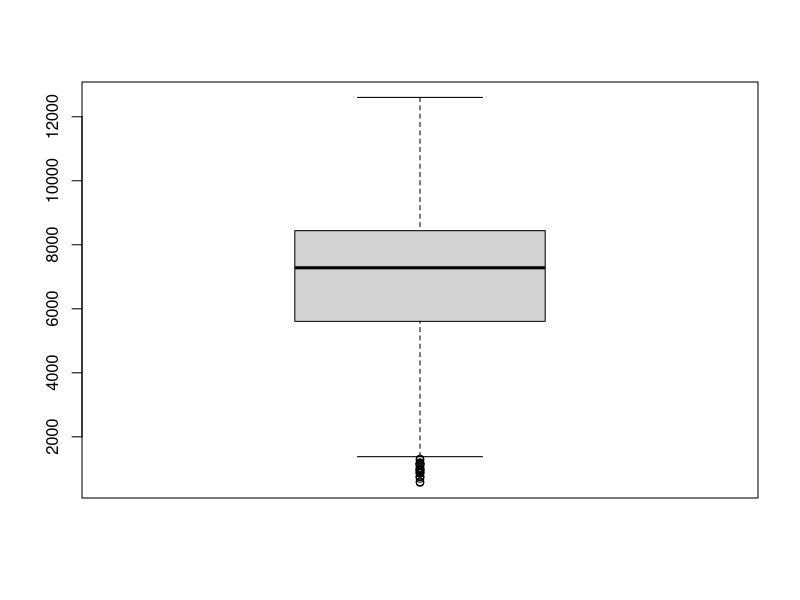
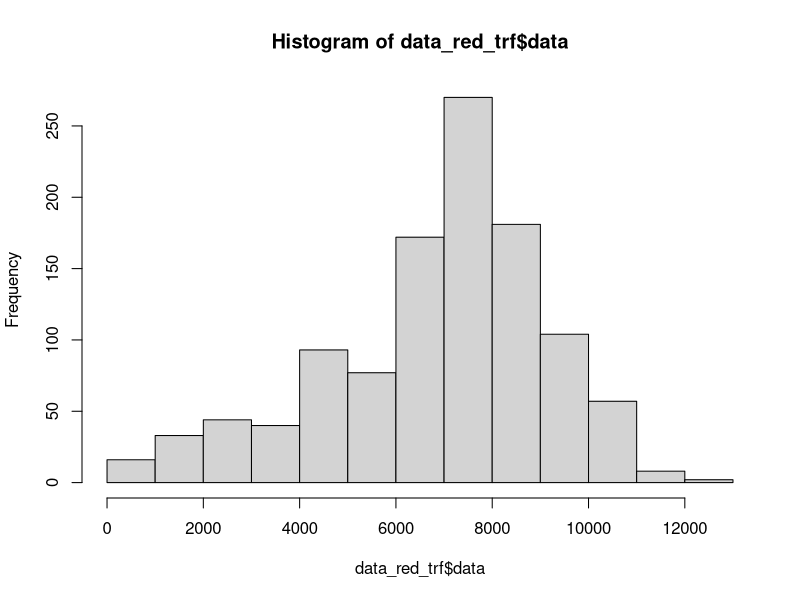
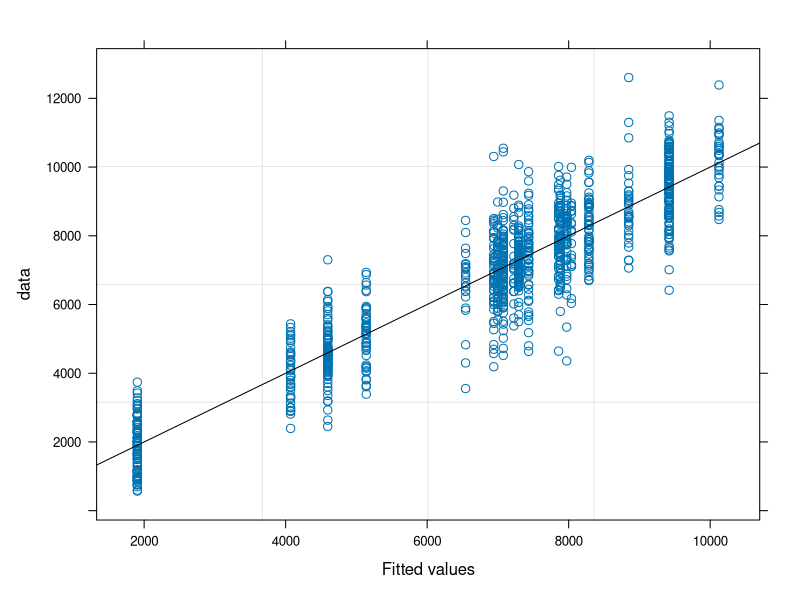
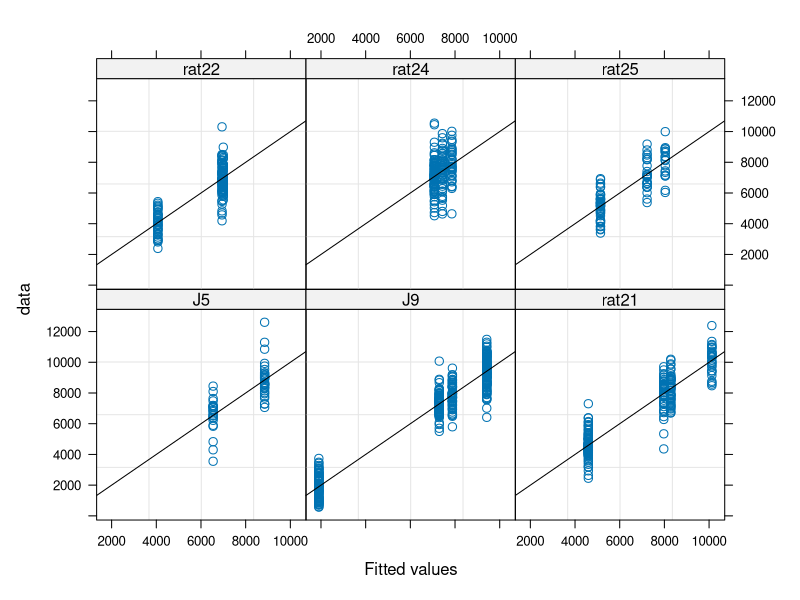
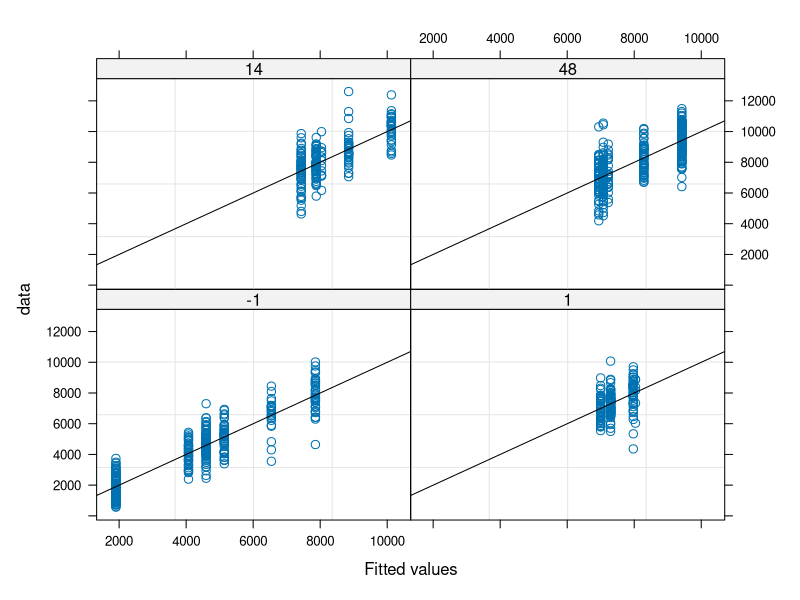
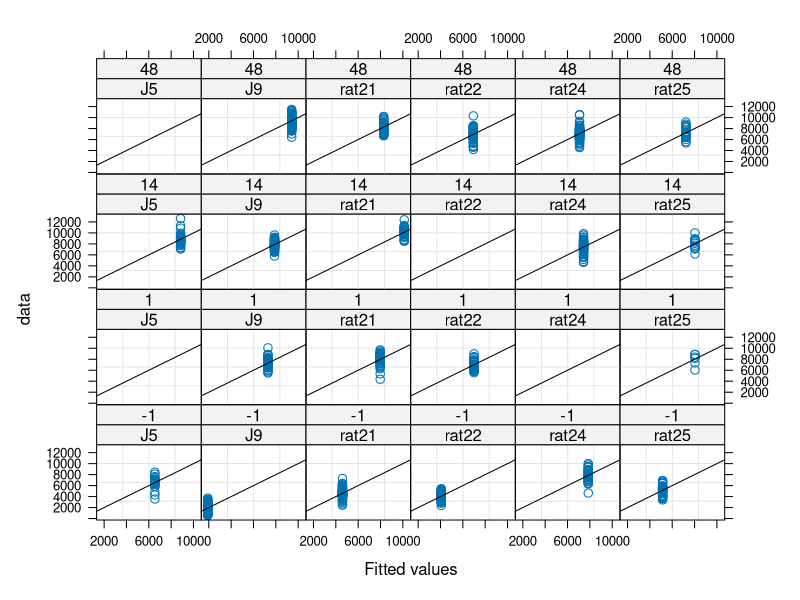
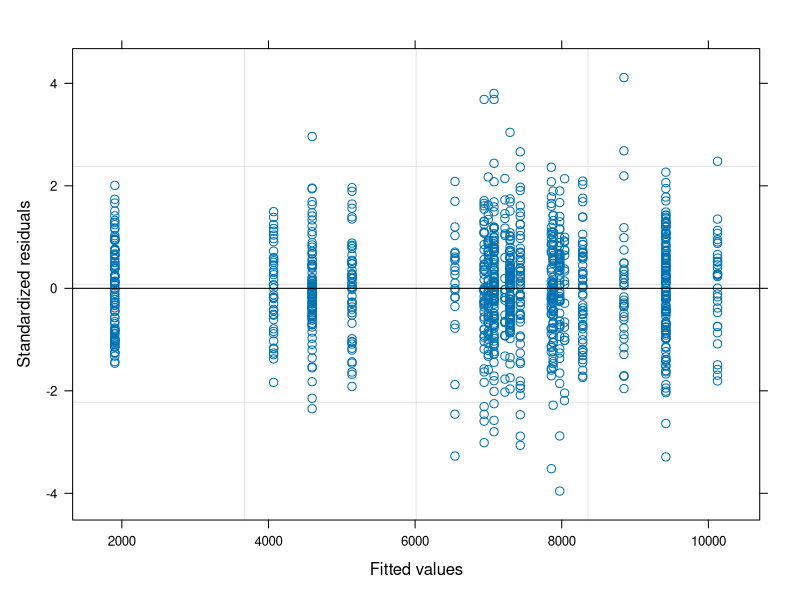
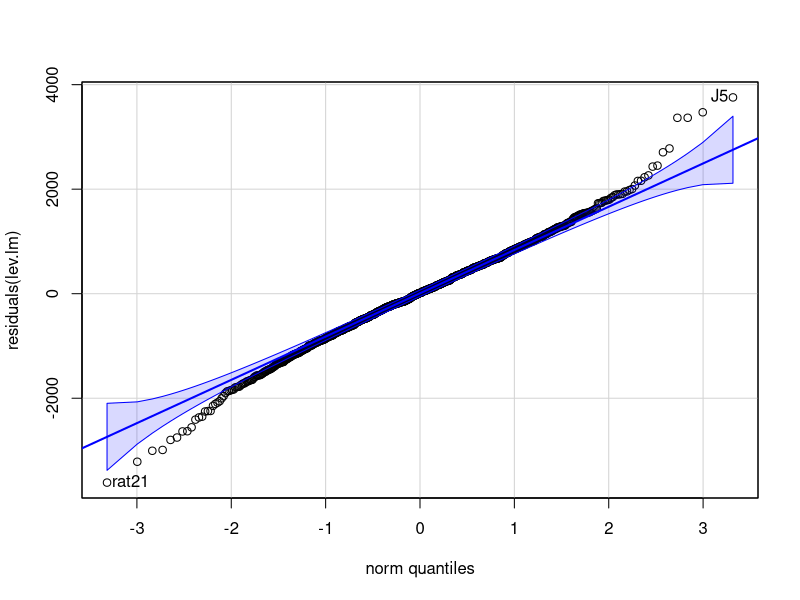

The R source for these figures, in order:
require(nlme)
require(graphics)
require(car)
require(MASS)

library(multcomp)

setwd("./")

# empty environment
rm(list=ls())

# load data
data_all = read.csv("./joints_stanceMid.csv")

####################################################################################

# desired joints
desJointsName <- "ankle"
desJoints     <- as.factor(desJointsName);

# desired days
desDays     <- as.factor(c("-1","1","14","48"));

# desired subjects
desRatID <- as.factor(c("rat21","rat22","rat24","rat25","J5","J9"))

# extract data
data_red <- data_all[data_all$ratID %in% desRatID & data_all$joint %in% desJoints & data_all$des_days %in% desDays,]

data_red$ratID    <- factor(data_red$ratID)
data_red$joint    <- factor(data_red$joint)

data_red$des_days <- as.factor(data_red$des_days)

# Data transformation
data_red_trf      <- data_red
data_red_trf$data <- (data_red_trf$data)^(2)

boxplot(data_red_trf$data)
hist(data_red_trf$data,breaks=10)

############################### Fit model ##########################################

lCtr <- lmeControl(maxIter = 5000, niterEM = 500, msMaxIter=1000, msMaxEval=1000, msVerbose = FALSE, opt = 'optim')

# Days (and intercept) as a random variable (to account for the variability cross subjects)
lev.lm_nonNest_r  <- lme(data ~ des_days, random = ~des_days|ratID, data=data_red_trf, na.action=na.omit, method = "ML", control=lCtr)

lev.lm <- lev.lm_nonNest_r
summary(lev.lm)

############################ assumptions ############################

#### Fitted values

plot(lev.lm, data~fitted(.), abline = c(0,1)) 
plot(lev.lm, data~fitted(.)|ratID, abline = c(0,1))
plot(lev.lm, data~fitted(.)|des_days, abline = c(0,1))
plot(lev.lm, data~fitted(.)|ratID*des_days, abline = c(0,1))


#### Residuals (should have constant variance and be normally distributed)

plot(lev.lm)                       # Residuals (should have constant variance)
qqp(residuals(lev.lm),"norm")      # Residuals (should be normally distributed)

boxplot(residuals(lev.lm))

myx <- seq(min(residuals(lev.lm)), max(residuals(lev.lm)), length.out= 100)
myhist <- hist(residuals(lev.lm),breaks=20)
multiplier <- myhist$counts / myhist$density

varMean <- lev.lm$sigma * mean(fitted(lev.lm)) ^ (2*lev.lm$modelStruct$varStruct)
normal <- dnorm(x = myx, mean = 0, sd = sqrt(varMean))

normal <- dnorm(x = myx, mean = 0, sd = lev.lm$sigma)

lines(myx, normal* multiplier[1], col = "blue", lwd = 2)

shapiro.test(residuals(lev.lm))


#### Random effects (should be normally distributed)

randBase <- ranef(lev.lm)

randEff <- randBase$`(Intercept)`
qqp( randEff )                         # Random effects (should be notmally distributed)
myx <- seq(min(randEff), max(randEff), length.out= 100)
myhist <- hist(randEff)
multiplier <- myhist$counts / myhist$density
normal <- dnorm(x = myx, mean = 0, sd = as.numeric(VarCorr(lev.lm)[1,2]) )
lines(myx, normal*multiplier[1], col = "blue", lwd = 2)

shapiro.test(randEff)

randEff <- randBase$des_days1
qqp( randEff )  

randEff <- randBase$des_days14
qqp( randEff )  

randEff <- randBase$des_days48
qqp( randEff )  

#############################################################################
################################ PREDICTIONS ################################
#############################################################################

# unique values of the factors
pred <- expand.grid(joint=unique(data_red$joint),des_days=unique(data_red$des_days))

# polulation level (level=0) predictions
y=predict(lev.lm, level=0, newdata=pred)
pred$pred_val = y

pred <- pred[order(pred$joint, pred$des_days),]

############ Compute menas ############
# remove non-used columns and NaN
dat_lev.small <- data_red_trf[,c("ratID","joint","des_days","data")]
dat_lev.small <- dat_lev.small[!is.na(dat_lev.small$data),]

# mean over gait cycle and rats
data_red.mean <- aggregate(dat_lev.small$data, by = list(dat_lev.small$joint, dat_lev.small$des_days), FUN = 'mean')
colnames(data_red.mean) <- c("joint","des_days","data_mean")

data_red.mean <- data_red.mean[order(data_red.mean$joint, data_red.mean$des_days),]

pred$data_mean = data_red.mean$data_mean
pred$diff      = pred$pred_val - pred$data_mean
pred$diff_perc = pred$diff/pred$data_mean*100

# mean over gait cycles for each rat
data_red.meanSbj <- aggregate(dat_lev.small$data, by = list(dat_lev.small$ratID, dat_lev.small$joint, dat_lev.small$des_days), FUN = 'mean')
colnames(data_red.meanSbj) <- c("ratID","joint","des_days","data_mean")

# Mean of the means
data_red.meanSbjAll <- aggregate(data_red.meanSbj$data_mean, by = list(data_red.meanSbj$joint, data_red.meanSbj$des_days), FUN = 'mean')
colnames(data_red.meanSbjAll) <- c("joint","des_days","data_mean")

pred$data_mean2 = data_red.meanSbjAll$data_mean

pred$diff2      = pred$pred_val - pred$data_mean2
pred$diff_perc2 = pred$diff2/pred$data_mean2*100


###############################################################################
############################# PREDICTIONS SUBJECTS ############################
###############################################################################

# unique values of the factors
pred.sbj <- expand.grid(ratID=unique(data_red$ratID), joint=unique(data_red$joint), des_days=unique(data_red$des_days))

# polulation level (level=0) predictions
y=predict(lev.lm, level=1, newdata=pred.sbj)
pred.sbj$pred_val = y

pred.sbj <- pred.sbj[order(pred.sbj$ratID, pred.sbj$joint, pred.sbj$des_days),]

############ Compute menas ############
# remove non-used columns and NaN
dat_lev.small <- data_red_trf[,c("ratID","joint","des_days","data")]
dat_lev.small <- dat_lev.small[!is.na(dat_lev.small$data),]

# mean over gait cycles
data_red.mean <- aggregate(dat_lev.small$data, by = list(dat_lev.small$ratID, dat_lev.small$joint, dat_lev.small$des_days), FUN = 'mean')
colnames(data_red.mean) <- c("ratID","joint","des_days","data_mean")

data_red.mean <- data_red.mean[order(data_red.mean$ratID, data_red.mean$joint, data_red.mean$des_days),]

pred.sbj$data_mean <- NA
for(i in 1:dim(pred.sbj)[1]){
  for(j in 1:dim(data_red.mean)[1]){
    if( all(pred.sbj[i,1:3]==data_red.mean[j,1:3]) ){
      pred.sbj[i,]$data_mean<-data_red.mean[j,]$data_mean
    }
  }
}
pred.sbj$data_mean <- as.numeric(pred.sbj$data_mean)

pred.sbj$diff      = pred.sbj$pred_val - pred.sbj$data_mean
pred.sbj$diff_perc = pred.sbj$diff/pred.sbj$data_mean*100


############################ Post-hoc (time as factor) ############################

ph_conditional <- c("des_days1  = 0",
                    "des_days14 = 0",
                    "des_days48 = 0");

lev.ph <- glht(lev.lm, linfct = ph_conditional);
summary(lev.ph, test=adjusted("bonferroni"))
